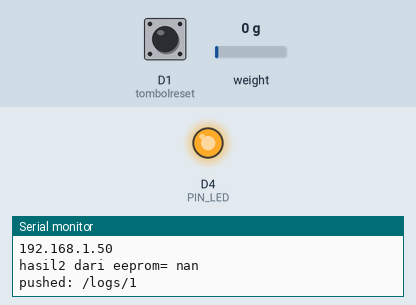
Simulated run of this sketch. Board: ESP8266 (NodeMCU). On the bench: output pins drawn as LEDs (lit = HIGH), the last lines printed to the serial monitor. Inputs (shaded band) come from the test bench; at power-on: D1 (tombolreset) LOW, weight on the scale 0 g. WiFi joins after 1.5 s; servers stay silent unless stated; EEPROM starts erased.

Above: at 3.8 s.
3.9 s: D1 (tombolreset) pulled HIGH for 3.2 s
At 7.5 s:
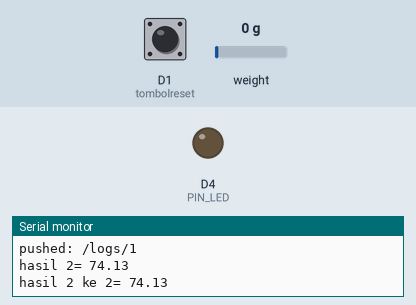
8.6 s: D1 (tombolreset) pulsed HIGH 5 times (0.12 s each, 0.3 s apart)
Timing chart, 0 to 11.6 s (numbered marks = the images above; inputs shaded):
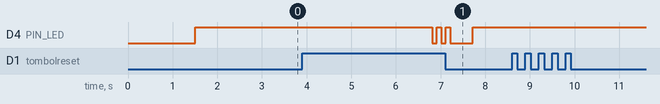

The sketch:

tongg.ino
```cpp
#include <ESP8266WiFi.h>
#include <ESP8266WebServer.h>
#include <DNSServer.h>
#include <WiFiManager.h>
#include <FirebaseArduino.h>
#include "HX711.h"
#include <EEPROM.h>
#include "simpaneeprom.h"
#define FIREBASE_HOST "kotak-sampah.firebaseio.com"
#define FIREBASE_AUTH "bRyccbh12HrHp3BQe2xrUPyE6E13pk1eAEX125cQ"

HX711 cell(D2,D3);
int tombolreset = D1;
long timertmbl = 0;
long tahan = 1000;
boolean tombolstatus = false;
boolean statustahan = false;
long bacasensor = 0;
int rata1=8464083;
int rata2=-7989;
int berattemp=70;
double hasil,hasilkilo;
int n = 0;
unsigned int alamat = 0;
unsigned int na = 0;
double  hasil2;

const int PIN_LED = 2;

void setup() {

  pinMode(tombolreset, INPUT);
pinMode(LED_BUILTIN, OUTPUT);
 EEPROM.begin(512);
  pinMode(PIN_LED, OUTPUT);
  Serial.begin(115200);
  Serial.println("\n Starting");
  unsigned long startedAt = millis();
  WiFi.printDiag(Serial);
  Serial.println("Opening configuration portal");
  digitalWrite(PIN_LED, LOW);

  WiFiManager wifiManager;

  if (WiFi.SSID()!="") wifiManager.setConfigPortalTimeout(60); //If no access point name has been previously entered disable timeout.


  if (!wifiManager.startConfigPortal("Tong Sampah Pintar","IoTpintar")) {

     Serial.println("Not connected to WiFi but continuing anyway.");
  } else {

     Serial.println("connected...yeey :)");
     }
 digitalWrite(PIN_LED, HIGH);

  Serial.print("After waiting ");
  int connRes = WiFi.waitForConnectResult();
  float waited = (millis()- startedAt);
  Serial.print(waited/1000);
  Serial.print(" secs in setup() connection result is ");
  Serial.println(connRes);


  while (WiFi.status() != WL_CONNECTED) {
    Serial.print(".");
    digitalWrite(LED_BUILTIN, HIGH);
    delay(250);
    digitalWrite(LED_BUILTIN, LOW);
    delay(250);
    digitalWrite(LED_BUILTIN, HIGH);
    delay(250);
    digitalWrite(LED_BUILTIN, LOW);
    delay(250);
    digitalWrite(LED_BUILTIN, HIGH);
    delay(250);
    digitalWrite(LED_BUILTIN, LOW);
    delay(500);
  }
  Serial.println(WiFi.localIP());
  digitalWrite(LED_BUILTIN, HIGH);
  Firebase.begin(FIREBASE_HOST, FIREBASE_AUTH);

   double val;
   int addr = (1*4)+alamat;
   na = baca( addr, val);
  hasil2 = val;
 delay(100);
 Serial.print("hasil2 dari eeprom= ");
Serial.println(hasil2);
delay(1000);
}


void hitungBerat(){
        bacasensor = cell.read();
        hasil= ( bacasensor  - rata1) / rata2 * berattemp;
        hasil = hasil / 1000;
        hasilkilo = (hasil-hasil2);
  }

void kalibrasi(){
 bacasensor= cell.read();
  hasil2= (bacasensor - 8464083)/ -7989 * 70;
  hasil2 = hasil2 / 1000;
  Serial.print("hasil 2= ");
  Serial.println(hasil2);
  na = simpan( (1*4)+alamat,hasil2);
  Serial.print("hasil 2 ke 2= ");
  Serial.println(hasil2);
  delay(1000);

  }
void tombolkalibrasi(){
  if (digitalRead(tombolreset) == HIGH) {

    if (tombolstatus == false) {

      tombolstatus = true;
      timertmbl = millis();

    }

    if ((millis() - timertmbl > tahan) && (statustahan == false)) {

      statustahan = true;
      kalibrasi();
      digitalWrite(LED_BUILTIN, HIGH);
    delay(100);
    digitalWrite(LED_BUILTIN, LOW);
    delay(100);
    digitalWrite(LED_BUILTIN, HIGH);
    delay(100);
    digitalWrite(LED_BUILTIN, LOW);
    delay(100);
    digitalWrite(LED_BUILTIN, HIGH);
    delay(100);
    digitalWrite(LED_BUILTIN, LOW);
    delay(500);
    digitalWrite(LED_BUILTIN, HIGH);
    Serial.println("kalibrasi berhasil!!!!");

    }

  } else {

    if (tombolstatus == true) {

      if (statustahan == true) {

        statustahan = false;

      } else {

        Serial.println("tahan 2 detik untuk kalibrasi");

      }

      tombolstatus = false;

    }

  }

  }
  void cekcont(){
    while (WiFi.status() != WL_CONNECTED) {
    Serial.print(".");
    digitalWrite(LED_BUILTIN, HIGH);
    delay(250);
    digitalWrite(LED_BUILTIN, LOW);
    delay(250);
    digitalWrite(LED_BUILTIN, HIGH);
    delay(250);
    digitalWrite(LED_BUILTIN, LOW);
    delay(250);
    digitalWrite(LED_BUILTIN, HIGH);
    delay(250);
    digitalWrite(LED_BUILTIN, LOW);
    delay(300);
    digitalWrite(LED_BUILTIN, HIGH);
  }
    }
  void kirim(){
     hitungBerat();
     // set value
  Firebase.setFloat("sensor/berat", hasilkilo); //variablenya ganti data dari sensro
  // handle error
  if (Firebase.failed()) {
      //Serial.print("setting /number failed:");
      Serial.println(Firebase.error());
      return;
  }
  tombolkalibrasi();
  delay(500);
   // append a new value to /logs
  StaticJsonBuffer<200> jsonBuffer;
  JsonObject& root = jsonBuffer.createObject();
  JsonObject& tempTime = root.createNestedObject("timestamp");
   tempTime[".sv"] = "timestamp";
  tombolkalibrasi();
  root["berat"] = hasilkilo; //ini isi data dari sensornya
  root["id_kotak_sampah"] = "K_01"; //ini id alatnya
  String name = Firebase.push("logs",root);
  // handle error
  if (Firebase.failed()) {
      Serial.print("pushing /logs failed:");
      Serial.println(Firebase.error());
      return;
  }
  Serial.print("pushed: /logs/");
  Serial.println(name);
  tombolkalibrasi();
  delay(1000);


    }


void loop() {
done:
  if(Serial.available()){
        if((Serial.read()) == 'K')
        {
         kalibrasi();
        }
      goto done;
    }
        cekcont();
        tombolkalibrasi();
        hitungBerat();
        kirim();
        Serial.println(hasilkilo);
}
```

simpaneeprom.h
```cpp
 #include <EEPROM.h>
#include <Arduino.h>  // for type definitions

template <class T> int simpan(int ee, const T& value)
{
    const byte* p = (const byte*)(const void*)&value;
    unsigned int i;
    for (i = 0; i < sizeof(value); i++)
    EEPROM.write(ee++, *p++);
    EEPROM.commit();
    return i;
}

template <class T> int baca(int ee, T& value)
{
    byte* p = (byte*)(void*)&value;
    unsigned int i;
    for (i = 0; i < sizeof(value); i++)
    *p++ = EEPROM.read(ee++);
    EEPROM.commit();
    return i;
}
```

Measured:
- after the input at 3.9 s, D4 (PIN_LED): goes LOW 0.10 s, HIGH 0.10 s, LOW 0.10 s, HIGH 0.10 s, LOW 0.50 s, then HIGH, starting after 2.9 s
